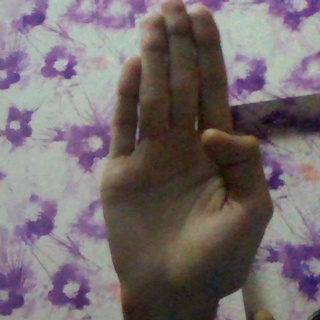
#> input picture testing_images/1003.jpg, 320 x 320 px, given in place of the camera
$ python dataset_collection.py
#> lines starting #> are read from the running program, lines starting #| are printed output that depends on the picture
import cv2 as cv

background = None
accumulated_weight = 0.5

# Creating the dimensions for the ROI...
ROI_top = 100
ROI_bottom = 300
ROI_right = 150
ROI_left = 350


def cal_accum_avg(frame, accumulated_weight):
    global background

    if background is None:
        background = frame.copy().astype("float")
        return None

    cv.accumulateWeighted(frame, background, accumulated_weight)


def segment_hand(frame, threshold=25):
    global background

    diff = cv.absdiff(background.astype("uint8"), frame)

    _, thresholded = cv.threshold(diff, threshold, 255, cv.THRESH_BINARY)

    # Grab the external contours for the image
    contours, hierarchy = cv.findContours(thresholded.copy(), cv.RETR_EXTERNAL, cv.CHAIN_APPROX_SIMPLE)

    if len(contours) == 0:
        return None
    else:

        hand_segment_max_cont = max(contours, key=cv.contourArea)

        return (thresholded, hand_segment_max_cont)


cam = cv.VideoCapture(0)

num_frames = 0
element = 0
num_imgs_taken = 0

while True:
    ret, frame = cam.read()
#> frame is the input picture: shape (320, 320, 3); mean B, G, R 110.6, 107.8, 118.3

    # flipping the frame to prevent inverted image of captured frame...
    #frame = cv.flip(frame, 1)

    frame_copy = frame.copy()

    roi = frame[ROI_top:ROI_bottom, ROI_right:ROI_left]
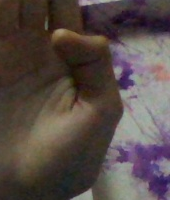
#> roi: shape (200, 170, 3); mean B, G, R 71, 75, 87.2

    gray_frame = cv.cvtColor(roi, cv.COLOR_BGR2GRAY)
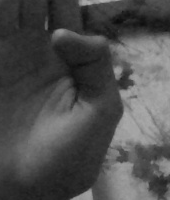
#> gray_frame: shape (200, 170); min 11, max 175, mean 78.2
    gray_frame = cv.GaussianBlur(gray_frame, (9, 9), 0)

    if num_frames < 200:
        cal_accum_avg(gray_frame, accumulated_weight)
        if num_frames <= 199:
            cv.putText(frame_copy, "FETCHING BACKGROUND...PLEASE WAIT", (80, 400), cv.FONT_HERSHEY_SIMPLEX, 0.9,
                       (0, 0, 255), 2)

    # Time to configure the hand specifically into the ROI...
    elif num_frames <= 600:

        hand = segment_hand(gray_frame)

        cv.putText(frame_copy, "Adjust hand...Gesture for" + str(element), (200, 400), cv.FONT_HERSHEY_SIMPLEX, 1,
                   (0, 0, 255), 2)

        # Checking if the hand is actually detected by counting the number of contours detected...
        if hand is not None:
            thresholded, hand_segment = hand

            # Draw contours around hand segment
            cv.drawContours(frame_copy, [hand_segment + (ROI_right, ROI_top)], -1, (255, 0, 0), 1)

            cv.putText(frame_copy, str(num_frames) + "For" + str(element), (70, 45), cv.FONT_HERSHEY_SIMPLEX, 1,
                       (0, 0, 255), 2)

            # Also display the thresholded image
            cv.imshow("Thresholded Hand Image", thresholded)

    else:

        # Segmenting the hand region...
        hand = segment_hand(gray_frame)

        # Checking if we are able to detect the hand...
        if hand is not None:

            # unpack the thresholded img and the max_contour...
            thresholded, hand_segment = hand

            # Drawing contours around hand segment
            cv.drawContours(frame_copy, [hand_segment + (ROI_right, ROI_top)], -1, (255, 0, 0), 1)

            cv.putText(frame_copy, str(num_frames), (70, 45), cv.FONT_HERSHEY_SIMPLEX, 1, (0, 0, 255), 2)

            cv.putText(frame_copy, str(num_imgs_taken) + 'images' + "For" + str(element), (200, 400),
                       cv.FONT_HERSHEY_SIMPLEX, 1, (0, 0, 255), 2)

            # Displaying the thresholded image
            cv.imshow("Thresholded Hand Image", thresholded)
            if num_imgs_taken <= 600:
                cv.imwrite(str(num_imgs_taken + 300) + '.jpg', thresholded)

            else:
                break
            num_imgs_taken += 1
        else:
            cv.putText(frame_copy, 'No hand detected...', (200, 400), cv.FONT_HERSHEY_SIMPLEX, 1, (0, 0, 255), 2)

    # Drawing ROI on frame copy
    cv.rectangle(frame_copy, (ROI_left, ROI_top), (ROI_right, ROI_bottom), (255, 128, 0), 3)

    cv.putText(frame_copy, "DataFlair hand sign recognition_ _ _", (10, 20), cv.FONT_ITALIC, 0.5, (51, 255, 51), 1)
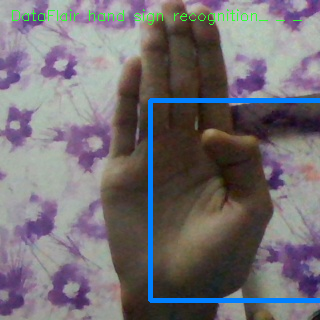
#> frame_copy: shape (320, 320, 3); mean B, G, R 115, 109.9, 115.6

    # increment the number of frames for tracking
    num_frames += 1

    # Display the frame with segmented hand
    cv.imshow("Sign Detection", frame_copy)

    # Closing windows with Esc key...(any other key with ord can be used too.)
    k = cv.waitKey(1) & 0xFF
#> (key Esc is pressed here)

    if k == 27:
        break

# Releasing the camera & destroying all the windows...

cv.destroyAllWindows()
cam.release()

$ run again, on testing_images/1101.jpg
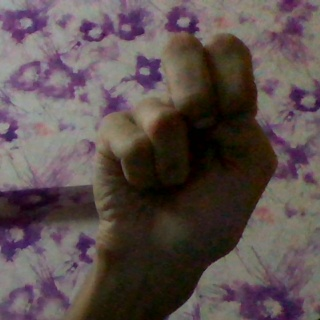
#> input picture testing_images/1101.jpg, 320 x 320 px, given in place of the camera
#> frame is the input picture: shape (320, 320, 3); mean B, G, R 78.1, 78.8, 92.5
#> `gray_frame = cv.cvtColor(roi, cv.COLOR_BGR2GRAY)`:
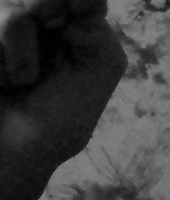
#> gray_frame: shape (200, 170); min 0, max 144, mean 58.4
#> `cv.putText(frame_copy, "DataFlair hand sign recognition_ _ _", (10, 20..`:
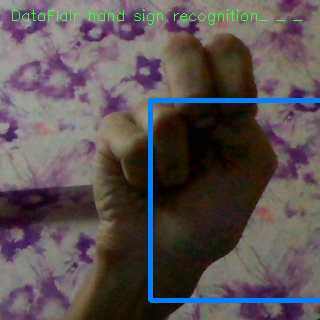
#> frame_copy: shape (320, 320, 3); mean B, G, R 83.2, 81.6, 90.4

$ run again, on testing_images/1456.jpg
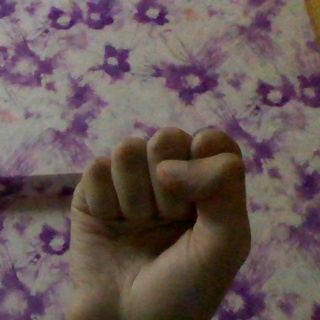
#> input picture testing_images/1456.jpg, 320 x 320 px, given in place of the camera
#> frame is the input picture: shape (320, 320, 3); mean B, G, R 86, 87.9, 103.8
#> `gray_frame = cv.cvtColor(roi, cv.COLOR_BGR2GRAY)`:
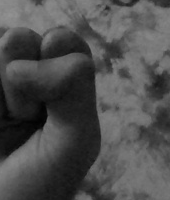
#> gray_frame: shape (200, 170); min 1, max 148, mean 78.3
#> `cv.putText(frame_copy, "DataFlair hand sign recognition_ _ _", (10, 20..`:
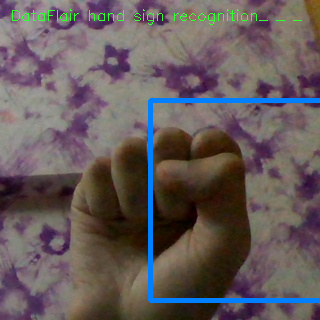
#> frame_copy: shape (320, 320, 3); mean B, G, R 90.5, 90.2, 101.1

$ run again, on testing_images/1725.jpg
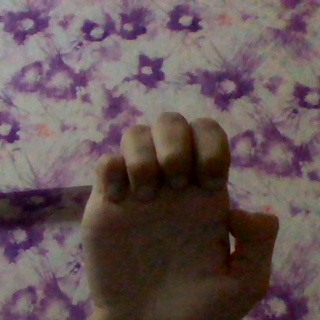
#> input picture testing_images/1725.jpg, 320 x 320 px, given in place of the camera
#> frame is the input picture: shape (320, 320, 3); mean B, G, R 85.9, 84.5, 102
#> `gray_frame = cv.cvtColor(roi, cv.COLOR_BGR2GRAY)`:
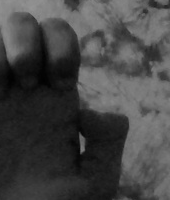
#> gray_frame: shape (200, 170); min 1, max 148, mean 68.8
#> `cv.putText(frame_copy, "DataFlair hand sign recognition_ _ _", (10, 20..`:
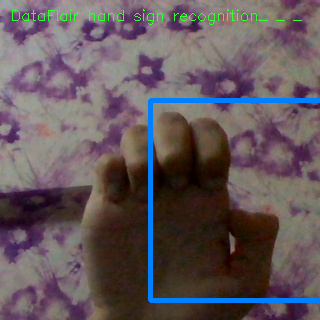
#> frame_copy: shape (320, 320, 3); mean B, G, R 90.6, 86.9, 99.4
